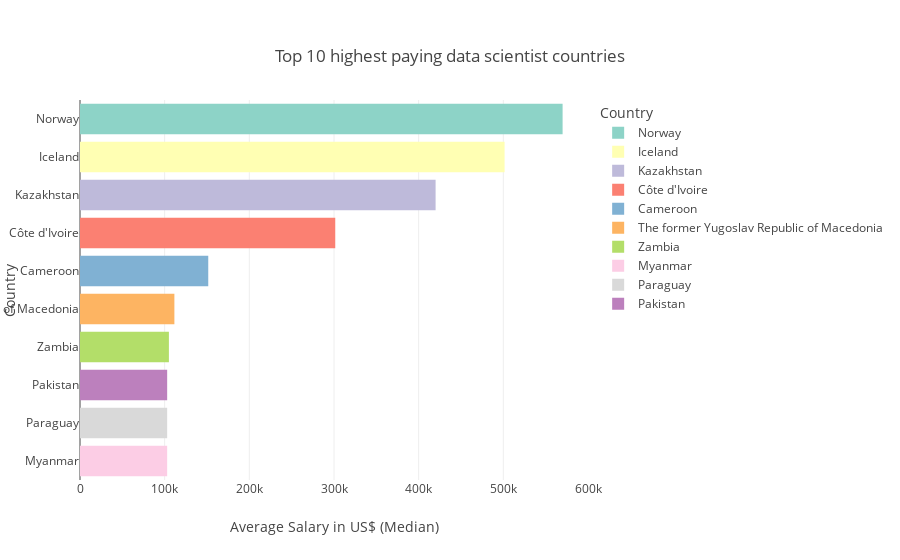

The notebook cell this image was saved under:
### Code cell
highest_paying_countries(df2021, salary_cap=1000000, top_n=10, name='Median')

### Figure 1 — Plotly figure (JSON) as saved in the notebook; plotly's stock layout.template omitted (floating-point values rounded to 4 significant figures)
{"data": [{"alignmentgroup": "True", "hovertemplate": "Country=%{y}<br>Average Salary in US$ (Median)=%{x}<extra></extra>", "legendgroup": "Norway", "marker": {"color": "rgb(141,211,199)", "pattern": {"shape": ""}}, "name": "Norway", "offsetgroup": "Norway", "orientation": "h", "showlegend": true, "textposition": "auto", "type": "bar", "x": [570000], "xaxis": "x", "y": ["Norway"], "yaxis": "y"}, {"alignmentgroup": "True", "hovertemplate": "Country=%{y}<br>Average Salary in US$ (Median)=%{x}<extra></extra>", "legendgroup": "Iceland", "marker": {"color": "rgb(255,255,179)", "pattern": {"shape": ""}}, "name": "Iceland", "offsetgroup": "Iceland", "orientation": "h", "showlegend": true, "textposition": "auto", "type": "bar", "x": [501500.0], "xaxis": "x", "y": ["Iceland"], "yaxis": "y"}, {"alignmentgroup": "True", "hovertemplate": "Country=%{y}<br>Average Salary in US$ (Median)=%{x}<extra></extra>", "legendgroup": "Kazakhstan", "marker": {"color": "rgb(190,186,218)", "pattern": {"shape": ""}}, "name": "Kazakhstan", "offsetgroup": "Kazakhstan", "orientation": "h", "showlegend": true, "textposition": "auto", "type": "bar", "x": [420000], "xaxis": "x", "y": ["Kazakhstan"], "yaxis": "y"}, {"alignmentgroup": "True", "hovertemplate": "Country=%{y}<br>Average Salary in US$ (Median)=%{x}<extra></extra>", "legendgroup": "Côte d'Ivoire", "marker": {"color": "rgb(251,128,114)", "pattern": {"shape": ""}}, "name": "Côte d'Ivoire", "offsetgroup": "Côte d'Ivoire", "orientation": "h", "showlegend": true, "textposition": "auto", "type": "bar", "x": [301500.0], "xaxis": "x", "y": ["Côte d'Ivoire"], "yaxis": "y"}, {"alignmentgroup": "True", "hovertemplate": "Country=%{y}<br>Average Salary in US$ (Median)=%{x}<extra></extra>", "legendgroup": "Cameroon", "marker": {"color": "rgb(128,177,211)", "pattern": {"shape": ""}}, "name": "Cameroon", "offsetgroup": "Cameroon", "orientation": "h", "showlegend": true, "textposition": "auto", "type": "bar", "x": [151500.0], "xaxis": "x", "y": ["Cameroon"], "yaxis": "y"}, {"alignmentgroup": "True", "hovertemplate": "Country=%{y}<br>Average Salary in US$ (Median)=%{x}<extra></extra>", "legendgroup": "The former Yugoslav Republic of Macedonia", "marker": {"color": "rgb(253,180,98)", "pattern": {"shape": ""}}, "name": "The former Yugoslav Republic of Macedonia", "offsetgroup": "The former Yugoslav Republic of Macedonia", "orientation": "h", "showlegend": true, "textposition": "auto", "type": "bar", "x": [111500.0], "xaxis": "x", "y": ["The former Yugoslav Republic of Macedonia"], "yaxis": "y"}, {"alignmentgroup": "True", "hovertemplate": "Country=%{y}<br>Average Salary in US$ (Median)=%{x}<extra></extra>", "legendgroup": "Zambia", "marker": {"color": "rgb(179,222,105)", "pattern": {"shape": ""}}, "name": "Zambia", "offsetgroup": "Zambia", "orientation": "h", "showlegend": true, "textposition": "auto", "type": "bar", "x": [105000], "xaxis": "x", "y": ["Zambia"], "yaxis": "y"}, {"alignmentgroup": "True", "hovertemplate": "Country=%{y}<br>Average Salary in US$ (Median)=%{x}<extra></extra>", "legendgroup": "Myanmar", "marker": {"color": "rgb(252,205,229)", "pattern": {"shape": ""}}, "name": "Myanmar", "offsetgroup": "Myanmar", "orientation": "h", "showlegend": true, "textposition": "auto", "type": "bar", "x": [103000.0], "xaxis": "x", "y": ["Myanmar"], "yaxis": "y"}, {"alignmentgroup": "True", "hovertemplate": "Country=%{y}<br>Average Salary in US$ (Median)=%{x}<extra></extra>", "legendgroup": "Paraguay", "marker": {"color": "rgb(217,217,217)", "pattern": {"shape": ""}}, "name": "Paraguay", "offsetgroup": "Paraguay", "orientation": "h", "showlegend": true, "textposition": "auto", "type": "bar", "x": [103000.0], "xaxis": "x", "y": ["Paraguay"], "yaxis": "y"}, {"alignmentgroup": "True", "hovertemplate": "Country=%{y}<br>Average Salary in US$ (Median)=%{x}<extra></extra>", "legendgroup": "Pakistan", "marker": {"color": "rgb(188,128,189)", "pattern": {"shape": ""}}, "name": "Pakistan", "offsetgroup": "Pakistan", "orientation": "h", "showlegend": true, "textposition": "auto", "type": "bar", "x": [103000.0], "xaxis": "x", "y": ["Pakistan"], "yaxis": "y"}], "layout": {"barmode": "relative", "legend": {"title": {"text": "Country"}, "tracegroupgap": 0}, "title": {"text": "Top 10 highest paying data scientist countries", "x": 0.5, "xanchor": "center", "yanchor": "top"}, "xaxis": {"anchor": "y", "domain": [0, 1], "title": {"text": "Average Salary in US$ (Median)"}}, "yaxis": {"anchor": "x", "categoryarray": ["Pakistan", "Paraguay", "Myanmar", "Zambia", "The former Yugoslav Republic of Macedonia", "Cameroon", "Côte d'Ivoire", "Kazakhstan", "Iceland", "Norway"], "categoryorder": "total ascending", "domain": [0, 1], "title": {"text": "Country"}}}}
